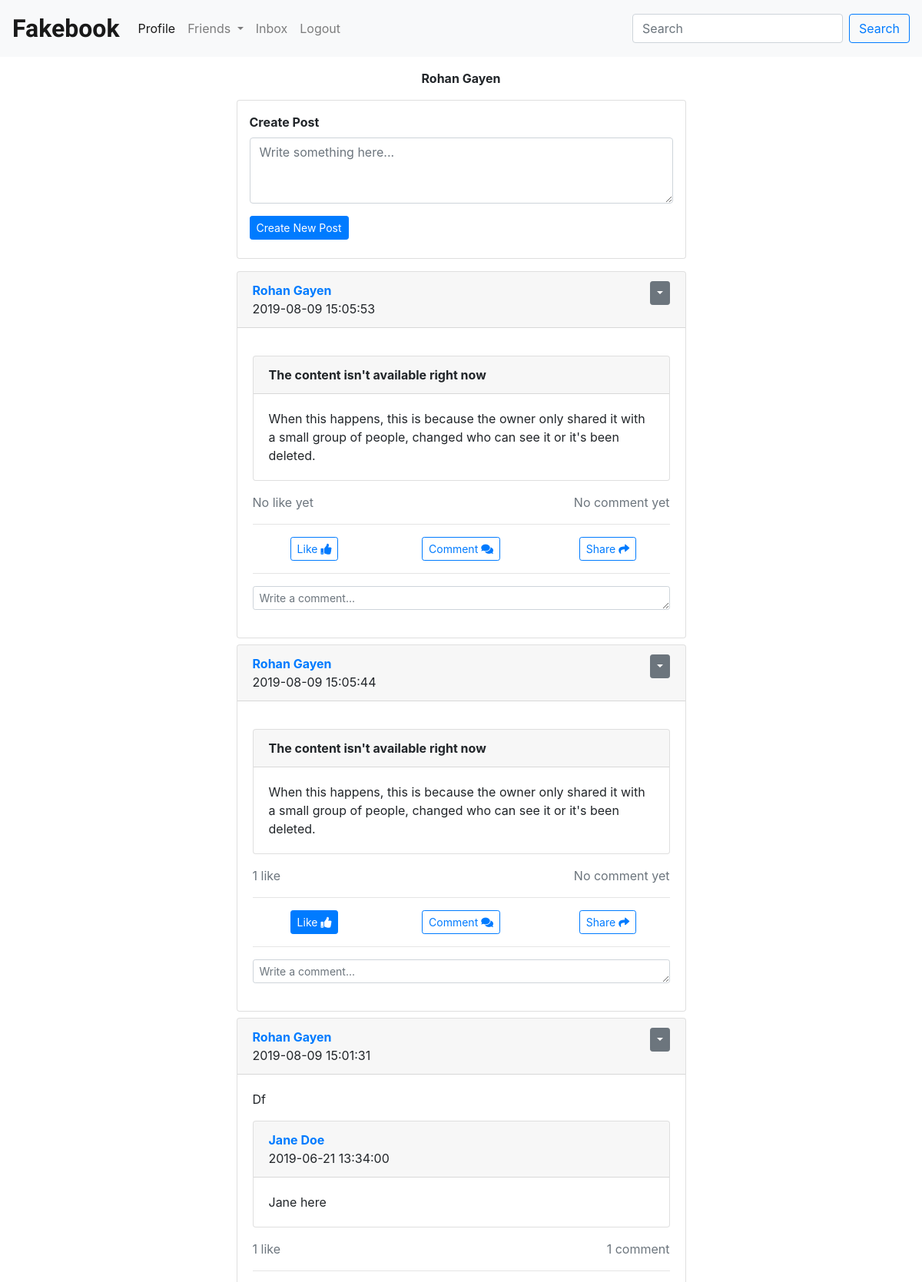
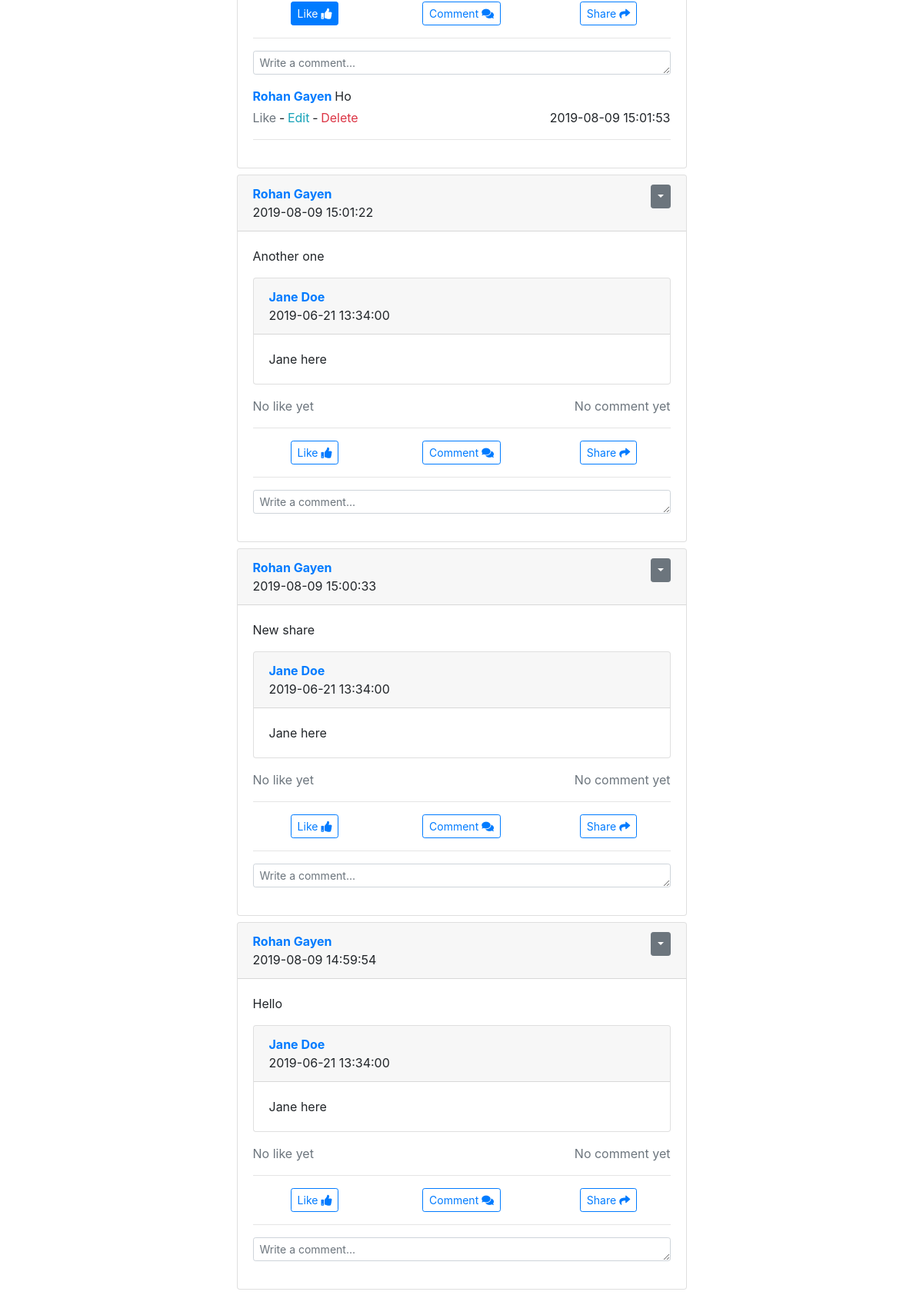
The app's page /profile.php (signed in, upper part) with its own data (2 pictures, top to bottom).
### tables this page shows
CREATE TABLE `posts` (
  `post_id` int(10) UNSIGNED NOT NULL,
  `post_content` mediumtext,
  `original_post` int(10) UNSIGNED DEFAULT NULL,
  `post_owner` int(6) UNSIGNED DEFAULT NULL,
  `posted_on` datetime NOT NULL DEFAULT CURRENT_TIMESTAMP,
  `is_shared_post` tinyint(1) NOT NULL DEFAULT '0'
);

CREATE TABLE `comments` (
  `comment_id` int(14) UNSIGNED NOT NULL,
  `comment_content` mediumtext NOT NULL,
  `post_id` int(10) UNSIGNED NOT NULL,
  `comment_owner` int(6) UNSIGNED NOT NULL,
  `commented_on` datetime NOT NULL DEFAULT CURRENT_TIMESTAMP
);

### includes/fetch_posts_by_user.php (called while the page is built)
<?php
function posts_by_user(mysqli $db, int $user_id): array
{
    $posts = [];
    $query = "SELECT post_id, post_content, u.user_id AS post_owner_id, p.original_post as original_post_id, CONCAT(fname, ' ', lname) AS post_owner_name, posted_on, p.is_shared_post ";
    $query .= "FROM posts AS p INNER JOIN users AS u ";
    $query .= "ON p.post_owner = u.user_id ";
    $query .= "WHERE p.post_owner = '$user_id' ";
    $query .= "ORDER BY p.posted_on DESC";
    $result_outer_query = $db->query($query);
    while ($row = $result_outer_query->fetch_object()) {
        if (!$row->is_shared_post) {
            $posts[] = new Post(
                $row->post_id,
                $row->post_content,
                $row->post_owner_id,
                $row->post_owner_name,
                $row->posted_on
            );
        } else {
            $id = (int) $row->original_post_id;
            if ($id) {
                $query = "SELECT post_id, post_content, u.user_id AS post_owner_id, p.original_post as original_post_id, CONCAT(fname, ' ', lname) AS post_owner_name, posted_on, p.is_shared_post ";
                $query .= "FROM posts AS p INNER JOIN users AS u ";
                $query .= "ON p.post_owner = u.user_id ";
                $query .= "WHERE p.post_id = '$id' ";
                $result = $db->query($query);
                if ($result->num_rows == 1) {
                    $new_row = $result->fetch_object();
                    if (!$new_row->is_shared_post) {
                        $posts[] = new Post(
                            $row->post_id,
                            $row->post_content,
                            $row->post_owner_id,
                            $row->post_owner_name,
                            $row->posted_on,
                            new Post(
                                $new_row->post_id,
                                $new_row->post_content,
                                $new_row->post_owner_id,
                                $new_row->post_owner_name,
                                $new_row->posted_on
                            ),
                            $row->is_shared_post
                        );
                    } else {
                        header("Location: page_not_found.php");
                        exit();
                    }
                } else {
                    header("Location: page_not_found.php");
                    exit();
                }
            } else {
                $posts[] = new Post(
                    $row->post_id,
                    $row->post_content,
                    $row->post_owner_id,
                    $row->post_owner_name,
                    $row->posted_on,
                    $row->original_post_id,
                    $row->is_shared_post
                );
            }
        }
    }
    return $posts;
}

### classes/post.class.php (called while the page is built, shortened)
<?php
require_once(__DIR__ . "/user.class.php");
class Post
{
    function __construct(
        int $id,
        string $content,
        int $owner_id,
        string $owner_name,
        string $posted_on,
        Post $originalPost = null,
        bool $isSharedPost = false
    ) {
        $this->id = $id;
        $this->content = $content;
        $this->owner = new User($owner_id, $owner_name);
        $this->time = $posted_on;
        $this->originalPost = $originalPost;
        $this->isSharedPost = $isSharedPost;
    }
}

### includes/fetch_post_liked_by_users.php (called while the page is built, shortened)
<?php
require_once(__DIR__ . "/fetch_friendship_status_code.php");
function post_liked_by_users(mysqli $db, int $id): array
{
    $liked_users = [];
    $own_id = $_SESSION['user_id'];
    $q = "SELECT user_id, CONCAT(fname, ' ', lname) as user_name from users where user_id IN
    (SELECT post_liked_by from post_liked_by_users where post_id = {$id} ORDER BY post_liked_on DESC)";
    $result = $db->query($q);
    while ($row = $result->fetch_object()) {
        $friendship_status_code = friendship_status_code($db, $own_id, $row->user_id);
        $liked_users[] = new User($row->user_id, $row->user_name, $friendship_status_code);
    }
    return $liked_users;
}

### includes/generic_functions.php (called while the page is built, shortened)
<?php
function print_array_count(array $arr, string $text_in_middle, bool $use_yet = true): string
{
    return (count($arr) === 0 ? 'No' : count($arr)) . " {$text_in_middle}" . (count($arr) > 1 ? 's' : '') . ($use_yet ? (count($arr) === 0 ? ' yet' : '') : '');
}
function get_date_for_database(string $date): string
{
    $timestamp = strtotime($date);
    $date_formated = date('Y-m-d H:i:s', $timestamp);
    return $date_formated;
}
function load_post($db, $post, $own_id)
{
    require(__DIR__ . "/../views/load_post.php");
    return ob_get_clean();
}
function load_comment($db, $comment, $own_id)
{
    require(__DIR__ . "/../views/load_comment.php");
    return ob_get_clean();
}

### includes/fetch_is_post_liked_by_user.php (called while the page is built)
<?php
function is_post_liked_by_user(mysqli $db, int $post_id, int $user_id): int
{
    $q = "SELECT post_liked_on from post_liked_by_users where post_id = {$post_id} && post_liked_by = {$user_id}";
    $result = $db->query($q);
    return $result->num_rows;
}

### includes/fetch_comments_by_post.php (called while the page is built, shortened)
<?php
function comments_by_post(mysqli $db, int $post_id): array
{
    $comments = [];
    $query = "SELECT comment_id, comment_content, c.post_id, comment_owner as comment_owner_id, CONCAT(fname, ' ', lname) as comment_owner_name, commented_on
    from comments as c INNER JOIN users as u
    ON c.comment_owner = u.user_id
    where c.post_id = '$post_id'
    order by c.commented_on DESC";
    $result = $db->query($query);
    while ($row = $result->fetch_object()) {
        $comments[] = new Comment($row->comment_id, $row->comment_content, $row->post_id, $row->comment_owner_id, $row->comment_owner_name, $row->commented_on);
    }
    return $comments;
}

### classes/user.class.php (called while the page is built, shortened)
<?php
class User
{
    function __construct(
        int $id,
        string $name,
        int $friendshipStatus = 0
    ) {
        $this->id = $id;
        $this->name = $name;
        $this->friendshipStatus = $friendshipStatus;
    }
}

### includes/fetch_friendship_status_code.php (called while the page is built, shortened)
<?php
function friendship_status_code(mysqli $db, int $own_id, int $profile_id): int
{
    $friendship_status_code = 0;
    $q = "SELECT request_id from friend_requests where (request_from = {$own_id} && request_to = {$profile_id}) && (request_status = 'pending' || request_status = 'accepted') UNION
    SELECT request_id from friend_requests where (request_from = {$profile_id} && request_to = {$own_id}) && (request_status = 'pending' || request_status = 'accepted')";
    $result = $db->query($q);
    $q = "SELECT request_id from friend_requests where request_from = {$profile_id} && request_to = {$own_id} && request_status = 'accepted' UNION
    SELECT request_id from friend_requests where request_to = {$profile_id} && request_from = {$own_id} && request_status = 'accepted'";
    $result = $db->query($q);
    if ($result->num_rows == 1) {
        $friendship_status_code = 2;
    }
    $q = "SELECT request_id from friend_requests where request_to = {$profile_id} && request_from = {$own_id} && request_status = 'pending'";
    $result = $db->query($q);
    $q = "SELECT request_id from friend_requests where request_from = {$profile_id} && request_to = {$own_id} && request_status = 'pending'";
    $result = $db->query($q);
    return $friendship_status_code;
}

### classes/comment.class.php (called while the page is built, shortened)
<?php
require_once(__DIR__ . "/user.class.php");
class Comment
{
    function __construct(
        int $id,
        string $content,
        int $post_id,
        int $owner_id,
        string $owner_name,
        string $commented_on
    ) {
        $this->id = $id;
        $this->content = $content;
        $this->owner = new User($owner_id, $owner_name);
        $this->time = $commented_on;
    }
}

### views/load_post.php (the view, shortened to what this page needs)
<?php
$post_liked_by_users = post_liked_by_users($db, $post->id);
$is_post_liked_by_user = is_post_liked_by_user($db, $post->id, $own_id);
$comments = comments_by_post($db, $post->id);
?>
<div class="card my-2" id="post-<?= $post->id ?>" data-id="<?= $post->id ?>">
    <div class="card-header">
        <?php if ($own_id == $post->owner->id) { ?>
            <div class="float-right">
                <div class="dropdown d-inline-block">
                    <button class="btn btn-secondary btn-sm dropdown-toggle" type="button" id="edit-delete-Button" data-toggle="dropdown" aria-haspopup="true" aria-expanded="false"></button>
                </div>
            </div>
        <?php } ?>
        <div class="font-weight-bold">
            <a href="profile.php?id=<?= $post->owner->id ?>"><?= $post->owner->name ?></a>
        </div>
        <div><?= get_date_for_database($post->time) ?></div>
    </div>
    <div class="card-body">
        <div class="card-text"><?= nl2br($post->content) ?></div>
        <?php if ($post->isSharedPost && $post->originalPost) { ?>
            <div class="card my-3">
                <div class="card-header">
                    <div class="font-weight-bold">
                        <a href="profile.php?id=<?= $post->originalPost->owner->id ?>"><?= $post->originalPost->owner->name ?></a>
                    </div>
                    <div><?= get_date_for_database($post->originalPost->time) ?></div>
                </div>
                <div class="card-body">
                    <div class="card-text"><?= nl2br($post->originalPost->content) ?></div>
                </div>
            </div>
        <?php } ?>
        <?php if ($post->isSharedPost && !$post->originalPost) { ?>
            <div class="card my-3">
                <div class="card-header font-weight-bold">
                    The content isn't available right now
                </div>
                <div class="card-body">
                    <div class="card-text">When this happens, this is because the owner only shared it with a small group of people, changed who can see it or it's been deleted.</div>
                </div>
            </div>
        <?php } ?>
        <div class="row mt-2">
            <div class="col-6 text-left">
                <a href="#" class="like-count" data-toggle="tooltip" data-html="true" data-placement="bottom" title="<?php foreach ($post_liked_by_users as $liked_user) echo "<span data-id='{$liked_user->id}' data-status='{$liked_user->friendshipStatus}'>{$liked_user->name}</span><br>"; ?>" data-likes=<?= count($post_liked_by_users) ?>>
                    <span class="text-secondary">
                        <?= print_array_count($post_liked_by_users, "like") ?>
                    </span>
                </a>
            </div>
            <div class="col-6 text-right">
                <a href="#" class="comment-count">
                    <span class="text-secondary">
                        <?= print_array_count($comments, "comment") ?>
                    </span>
                </a>
            </div>
        </div>
        <hr>
        <div class="row">
            <div class="col-12 col-sm-4 text-center">
                <a href="#" class="btn btn-sm <?= $is_post_liked_by_user ? 'btn-primary' : 'btn-outline-primary' ?> like-post" data-is-liked="<?= $is_post_liked_by_user ?>">Like <i class="fas fa-thumbs-up"></i></a>
            </div>
            <div class="col-12 col-sm-4 text-center">
                <a href="#" class="btn btn-sm btn-outline-primary comment-post" id="comment-link">Comment <i class="fas fa-comments"></i></a>
            </div>
            <div class="col-12 col-sm-4 text-center">
                <a href="#" class="btn btn-sm btn-outline-primary share-post" id="share-button">Share <i class="fas fa-share"></i></a>
            </div>
        </div>
        <hr>
        <div class="my-1">
            <div class="form-group">
                <textarea type="text" class="form-control form-control-sm comment-input" rows="1" placeholder="Write a comment..." name="comment" required><?= isset($_POST["comment"]) ? $_POST["comment"] : '' ?></textarea>
            </div>
        </div>
        <div class="comments">
            <?php foreach ($comments as $comment) {
                echo load_comment($db, $comment, $own_id);
            } ?>
        </div>
    </div>
</div>

### profile.php (shortened to what this page needs)
<?php
require_once("./utilities/connect_to_db.php");
if (!isset($_GET["id"])) {
    $profile_id = (int) $_SESSION["user_id"];
    $own_id = (int) $_SESSION["user_id"];
    $profile_name = $_SESSION["fullname"];
}
$is_own_profile = $profile_id == $own_id;
require_once("./classes/post.class.php");
require_once("./classes/user.class.php");
require_once("./classes/comment.class.php");
require_once("./includes/header.php");
require_once("./includes/nav.php");
include_once("./includes/generic_functions.php");
include_once("./includes/fetch_friendship_status_code.php");
require_once("./includes/fetch_posts_by_user.php");
$posts = posts_by_user($db, $profile_id);
require_once("./includes/fetch_post_liked_by_users.php");
require_once("./includes/fetch_is_post_liked_by_user.php");
require_once("./includes/fetch_comments_by_post.php");
?>
<div id="container" class="mx-auto my-3">
    <div class="text-center font-weight-bold <?= $is_own_profile ? 'mb-3' : 'mb-2' ?>">
        <?= $profile_name ?>
    </div>
    <?php if ($is_own_profile) {
        require_once("./includes/form_create_post.php");
    } ?>
    <?php if (empty($posts)) { ?>
        <div class="card p-3 my-2">
            It looks like there are no posts available to view at this moment.
        </div>
    <?php } else {
        foreach ($posts as $post) {
            echo load_post($db, $post, $own_id);
        }
    } ?>
</div>
<?php include("./includes/footer.php"); ?>

### views/load_comment.php (shortened to what this page needs)
<?php
$is_comment_liked_by_user = false;
?>
<div id="comment-<?= $comment->id ?>" class="comment" data-id="<?= $comment->id ?>">
    <div class="mb-1">
        <span class="comment-owner font-weight-bold">
            <a href="profile.php?id=<?= $comment->owner->id ?>"><?= $comment->owner->name ?></a>
        </span>
        <span class="comment-content my-2"><?= nl2br($comment->content) ?></span>
    </div>
    <div class="comment-actions">
        <span>
            <a href="#" class="<?php echo $is_comment_liked_by_user ? 'text-primary' : 'text-secondary' ?> like-comment">Like</a>
        </span>
        <?php if ($own_id == $comment->owner->id) { ?>
            <span>
                &#8208;
                <a href="#" class="text-info edit-comment">Edit</a>
            </span>
            <span>
                &#8208;
                <a href="#" class="text-danger delete-comment">Delete</a>
            </span>
        <?php } ?>
        <span class="float-sm-right"><?= $comment->time ?></span>
    </div>
</div>
<hr>

### assets/css/style.css (style rules this page uses)
html { font-family: "Montserrat", sans-serif; }
* { -webkit-box-sizing: border-box; box-sizing: border-box; }
body { padding: 0; margin: 0; }
@media only screen and (min-width: 1080px) { #container { width: 50%; } }

### records on screen
posts: name "Rohan Gayen", posted_on "2019-08-09 15:05:53", shows "The content isn't available right now", is_shared_post "No like yet", is_shared_post "No comment yet"
posts: name "Rohan Gayen", posted_on "2019-08-09 15:05:44", is_shared_post "The content isn't available right now", post_liked_by_users "1 like", comments "No comment yet"
posts: name "Rohan Gayen", posted_on "2019-08-09 15:01:31", post_content "Df", name "Jane Doe", original_post.posted_on "2019-06-21 13:34:00", original_post.post_content "Jane here", post_liked_by_users "1 like", comments "1 comment"
comments: name "Rohan Gayen", comment_content "Ho", commented_on "2019-08-09 15:01:53"
posts: name "Rohan Gayen", posted_on "2019-08-09 15:01:22", post_content "Another one", name "Jane Doe", original_post.posted_on "2019-06-21 13:34:00", original_post.post_content "Jane here", is_shared_post "No like yet", is_shared_post "No comment yet"
posts: name "Rohan Gayen", posted_on "2019-08-09 15:00:33", post_content "New share", name "Jane Doe", original_post.posted_on "2019-06-21 13:34:00", original_post.post_content "Jane here", is_shared_post "No like yet", is_shared_post "No comment yet"
posts: name "Rohan Gayen", posted_on "2019-08-09 14:59:54", post_content "Hello", name "Jane Doe", original_post.posted_on "2019-06-21 13:34:00", original_post.post_content "Jane here", is_shared_post "No like yet", is_shared_post "No comment yet"

### other values on screen
$profile_name "Rohan Gayen"
